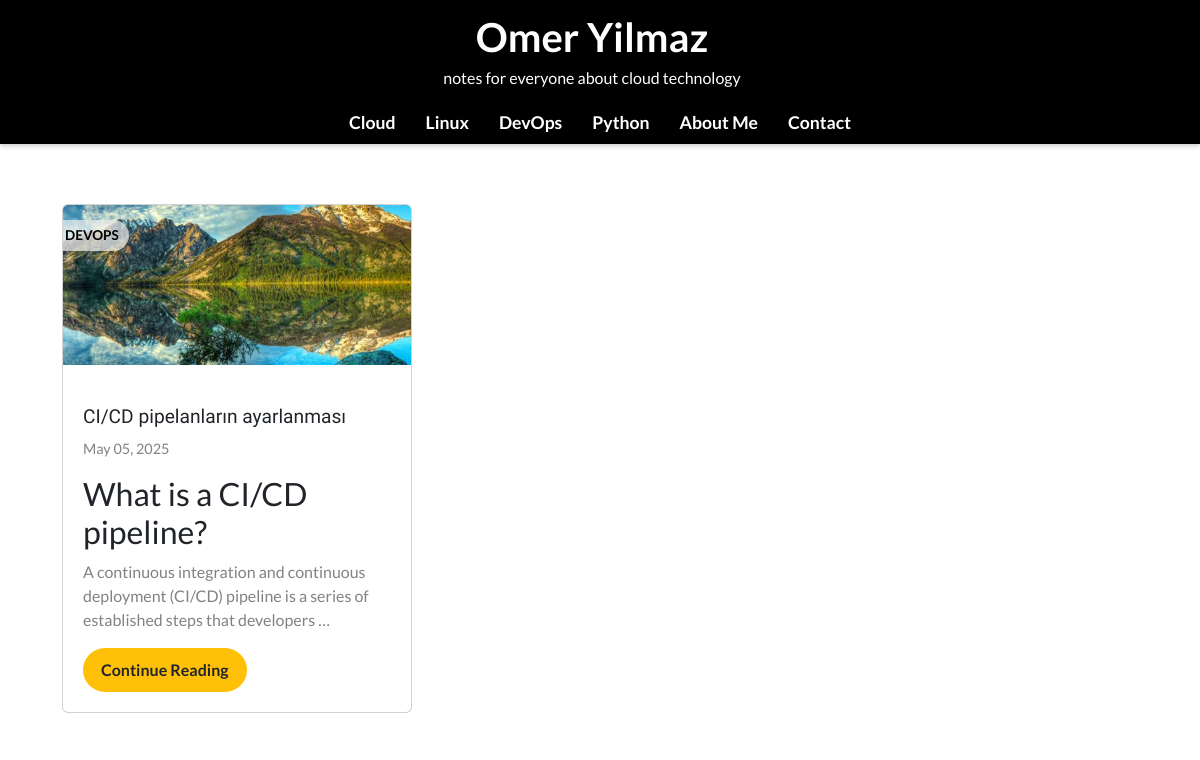
The page /category/devops/ on the database its author committed.
### blog/models.py (models this page shows, shortened)
class Post(models.Model):
    title = models.CharField(max_length=200)
    slug = models.SlugField(unique=True)
    image = models.ImageField(upload_to='post_images/', blank=True, null=True)
    content = models.TextField()
    categories = models.ManyToManyField(Category, blank=True)
    tags = models.ManyToManyField(Tag, blank=True)
    status = models.CharField(max_length=10, choices=[('draft', 'Draft'), ('published', 'Published')])
    created_at = models.DateTimeField(auto_now_add=True)
    updated_at = models.DateTimeField(auto_now=True)

class Category(models.Model):
    name = models.CharField(max_length=100)
    slug = models.SlugField(blank=True)  # Slug alanı eklendi

### blog/views.py (the view)
# urls.py: path('category/<slug:category_slug>/', blog_category, name='blog_category'),
def blog_category(request, category_slug):
    category = get_object_or_404(Category, slug=category_slug)
    posts = Post.objects.filter(categories=category)
    return render(request, 'blog/blog_category.html', {
        'category': category,
        'posts': posts
    })

### blog/templates/blog/blog_category.html (shortened to what this page needs)
{% extends 'base.html' %}
{% block content %}
<div class="container">
    <div class="main-content">
        <div class="card-container">
            {% for post in posts %}
            <div class="card">
                    {% if post.image %}
                    <div class="card-image">
                        <img src="{{ post.image.url }}" alt="{{ post.title }}">
                    </div>
                    {% endif %}
                {% if post.categories.all %}
                    {% for category in post.categories.all %}
                    <div class="card-category">
                        <a href="{% url 'blog_category' category.slug %}">{{ category.name }}</a>
                    </div>
                    {% endfor %}
                {% endif %}
                <div class="card-content">
                    <a href="{% url 'blog_detail' post.slug %}">
                        <h3>{{ post.title }}</h3>
                        <p class="card-meta">{{ post.created_at|date:"F d, Y" }}</p>
                        <p class="card-excerpt">{{ post.content|truncatewords:25|safe }}</p>
                        <a href="{% url 'blog_detail' post.slug %}" class="card-button">Continue Reading</a>
                    </a>
                </div>
            </div>
            {% empty %}
            <p>Bu kategoride henüz yazı yok.</p>
            {% endfor %}
        </div>
    </div>
</div>
{% endblock %}

### blog/static/blog/style.css (style rules this page uses)
* { list-style-type: none; text-decoration: none; font-family: 'Lato', 'Helvetica Neue', Helvetica, Arial, Verdana, sans-serif; }
a { text-decoration: none; }
body { background-color: #f5f5f5; font-size: 16px; color: #333; line-height: 1.6; margin: 0; padding: 0; }
.card-container { display: flex; flex-wrap: wrap; gap: 20px; justify-content: start; }
.card { width: 350px; background-color: #fff; overflow: hidden; box-shadow: none; position: relative; transition: transform 0.3s ease; min-height: 450px; display: flex; flex-direction: column; justify-content: space-between; border-radius: 0; }
.card-content p { font-family: 'Lato', 'Helvetica Neue', Helvetica, Arial, Verdana, sans-serif; color: #696666d2; }
.card-image { height: 160px; overflow: hidden; position: relative; }
.card-image img { width: 100%; height: 100%; object-fit: cover; display: block; }
.card-category { position: absolute; top: 15px; left: -8px; background-color: #ecececb2; color: #000; padding: 5px 10px; font-size: 0.85em; font-weight: bold; border-radius: 20px; border-top-left-radius: 0; border-bottom-left-radius: 0; text-transform: uppercase; box-shadow: none; border: 0px solid #ddd; z-index: 10; border-left: none; }
.card-category a { text-decoration: none; color: #000; transition: color 0.3s ease; }
.card-content { padding: 20px; }
.card-content a { text-decoration: none; color: inherit; transition: color 0.3s ease; }
.card-content h3 { margin: 20px 0 10px; font-size: 1.2em; font-family: 'Cal Sans', sans-serif; }
.card-meta { font-size: 0.9em; color: #666; margin-bottom: 10px; }
.card-excerpt { font-size: 0.95em; color: #444; margin-bottom: 15px; }
.card-button { display: inline-block; background-color: #ffc107; color: black; padding: 10px 18px; border-radius: 25px; text-decoration: none; font-weight: bold; transition: box-shadow 0.3s ease; }
.container { display: flex; gap: 20px; margin: 40px auto; max-width: 1200px; }
.main-content { flex: 3; background-color: #fff; padding: 20px; border-radius: 0px; }

### rows shown on the page
Post: image (picture), title "CI/CD pipelanların ayarlanması", created_at "May 05, 2025", content "What is a CI/CD pipeline? A continuous integration and continuous deployment ( CI/CD ) pipeline is a series of established steps that developers …"
Category: name "DEVOPS"
